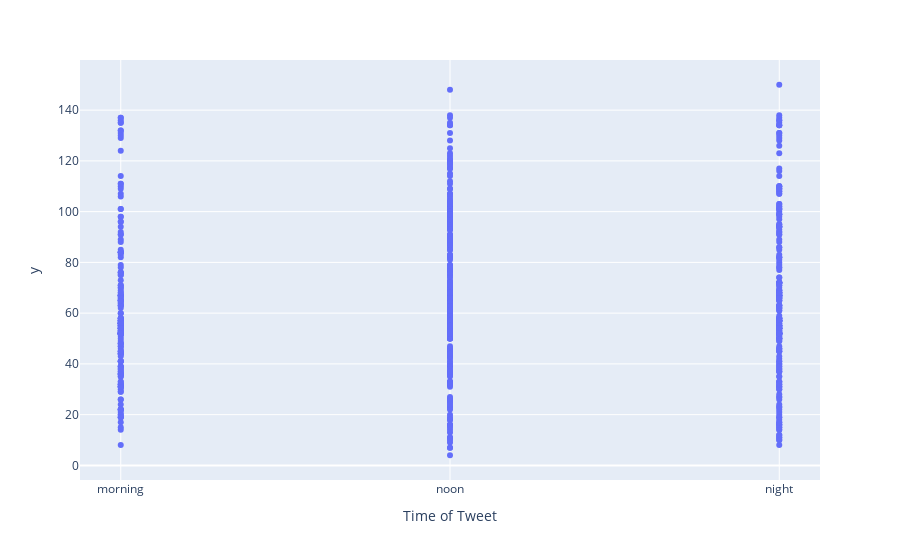

The cell this chart's notebook holds for it:
### Markdown cell above
Ovaj kod koristi biblioteku Plotly Express kako bi kreirao rasipni (scatter) dijagram koji prikazuje odnos između dužine teksta (broj karaktera) i doba dana objave iz DataFrame-a df.

Na x-osi se nalaze različita doba iz kolone 'Time of Tweet'.
Na y-osi se nalazi dužina teksta iz kolone 'text', koja se računa primenom funkcije len() na svaki tekst u toj koloni.

### Code cell
px.scatter(data_frame=df,x='Time of Tweet',y=df['text'].apply(len))

### Figure 1 — Plotly figure (JSON) as saved in the notebook; plotly's stock layout.template omitted (floating-point values rounded to 4 significant figures; data arrays with more than 128 entries replaced by an {"elided": "..."} marker saying what was removed)
{"data": [{"hovertemplate": "Time of Tweet=%{x}<br>y=%{y}<extra></extra>", "legendgroup": "", "marker": {"color": "#636efa", "symbol": "circle"}, "mode": "markers", "name": "", "orientation": "v", "showlegend": false, "type": "scatter", "x": {"elided": "746 str values"}, "xaxis": "x", "y": {"elided": "746 int values"}, "yaxis": "y"}], "layout": {"legend": {"tracegroupgap": 0}, "margin": {"t": 60}, "xaxis": {"anchor": "y", "domain": [0, 1], "title": {"text": "Time of Tweet"}}, "yaxis": {"anchor": "x", "domain": [0, 1], "title": {"text": "y"}}}}
